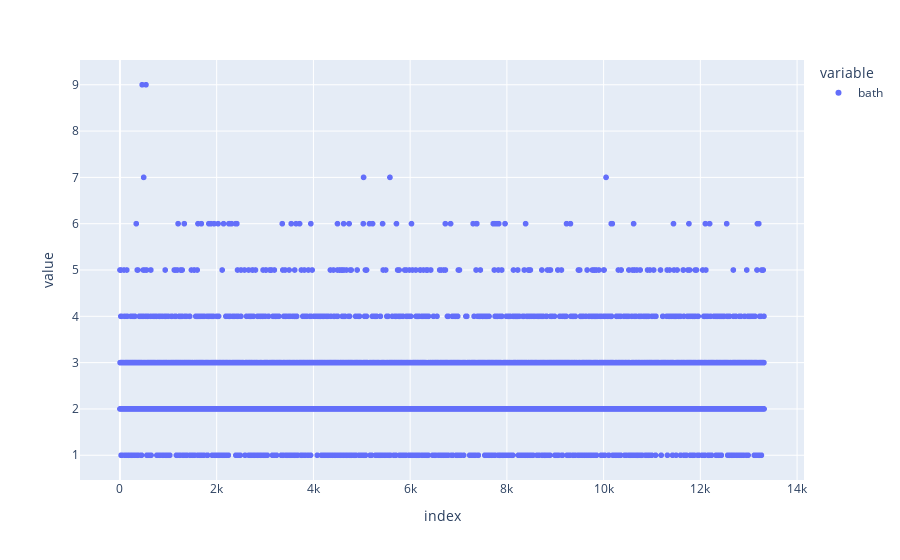

The cell this chart's notebook holds for it:
### Code cell
px.scatter(price_df['bath'])

### Figure 1 — Plotly figure (JSON) as saved in the notebook; plotly's stock layout.template omitted (floating-point values rounded to 4 significant figures; data arrays with more than 128 entries replaced by an {"elided": "..."} marker saying what was removed)
{"data": [{"hovertemplate": "variable=bath<br>index=%{x}<br>value=%{y}<extra></extra>", "legendgroup": "bath", "marker": {"color": "#636efa", "symbol": "circle"}, "mode": "markers", "name": "bath", "showlegend": true, "type": "scattergl", "x": {"elided": "7369 int values"}, "xaxis": "x", "y": {"elided": "7369 int values"}, "yaxis": "y"}], "layout": {"autosize": true, "legend": {"title": {"text": "variable"}, "tracegroupgap": 0}, "margin": {"t": 60}, "xaxis": {"anchor": "y", "autorange": true, "domain": [0, 1], "range": [-824.2, 14140.0], "title": {"text": "index"}, "type": "linear"}, "yaxis": {"anchor": "x", "autorange": true, "domain": [0, 1], "range": [0.3806, 9.619], "title": {"text": "value"}, "type": "linear"}}}
